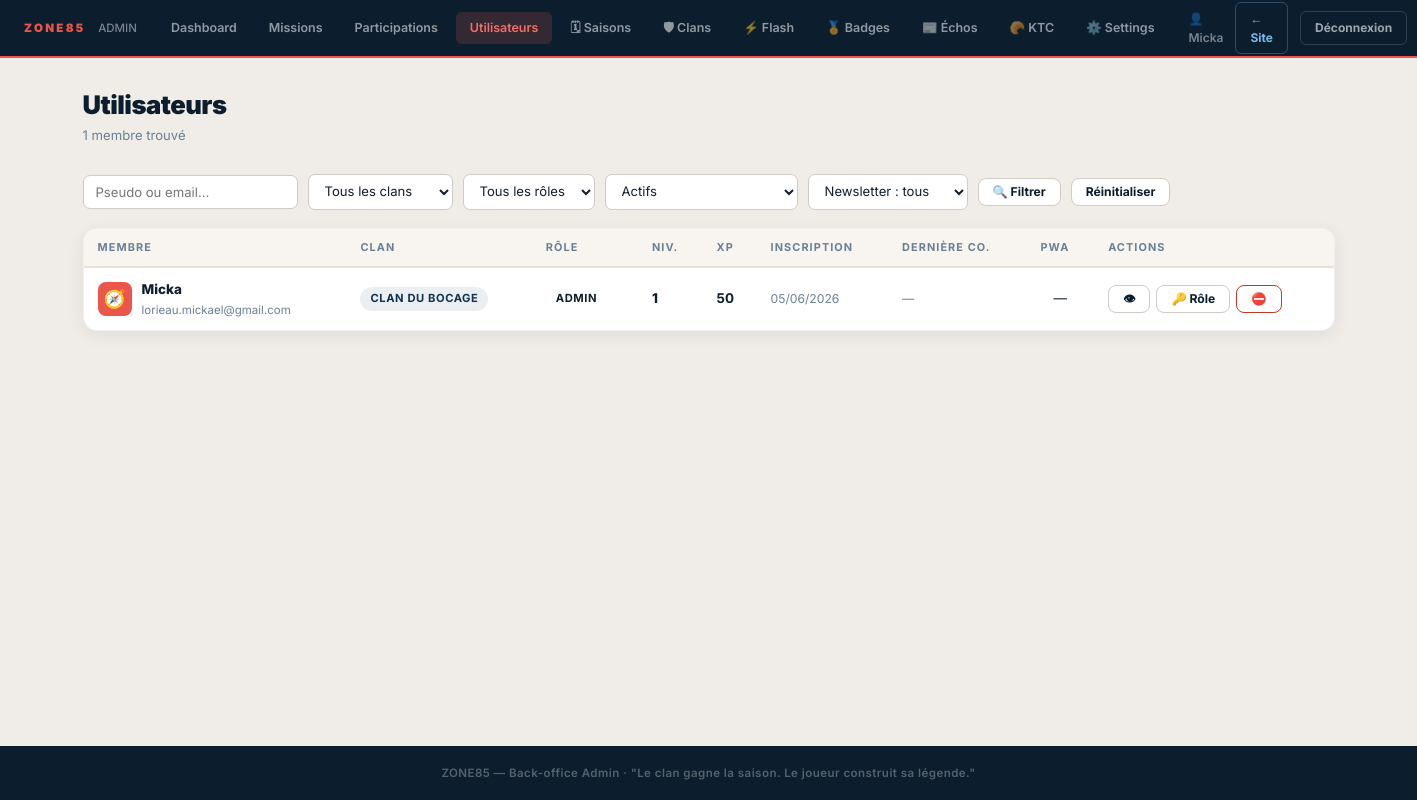
The page /admin/users.php (signed in) on the database its author committed.
### tables this page shows
CREATE TABLE `users` (
  `id`                   int(10) UNSIGNED NOT NULL AUTO_INCREMENT,
  `email`                varchar(180) NOT NULL,
  `email_verified_at`    datetime DEFAULT NULL,
  `email_verify_token`   varchar(64) DEFAULT NULL,
  `password_hash`        varchar(255) NOT NULL DEFAULT '',
  `pseudo`               varchar(50) NOT NULL,
  `first_name`           varchar(100) DEFAULT NULL,
  `last_name`            varchar(100) DEFAULT NULL,
  `clan_id`              int(10) UNSIGNED DEFAULT NULL,
  `avatar_type`          enum('preset','generated','upload') NOT NULL DEFAULT 'preset',
  `avatar_config`        longtext DEFAULT NULL CHECK (json_valid(`avatar_config`)),
  `avatar_file`          varchar(255) DEFAULT NULL,
  `bio`                  text DEFAULT NULL,
  `xp_total`             int(10) UNSIGNED NOT NULL DEFAULT 0,
  `level`                tinyint(3) UNSIGNED NOT NULL DEFAULT 1,
  `newsletter_optin`     tinyint(1) DEFAULT 0,
  `notif_missions`       tinyint(1) NOT NULL DEFAULT 1,
  `notif_saisons`        tinyint(1) NOT NULL DEFAULT 1,
  `notif_clan`           tinyint(1) NOT NULL DEFAULT 1,
  `notif_push`           tinyint(1) NOT NULL DEFAULT 0,
  `digest_hebdo`         tinyint(1) NOT NULL DEFAULT 0,
  `accepted_cgu_at`      datetime DEFAULT NULL,
  `accepted_privacy_at`  datetime DEFAULT NULL,
  `role`                 enum('member','moderator','admin') NOT NULL DEFAULT 'member',
  `status`               enum('active','suspended','deleted') NOT NULL DEFAULT 'active',
  `deleted_at`           datetime DEFAULT NULL,
  `delete_requested_at`  datetime DEFAULT NULL,
  `last_login_at`        datetime DEFAULT NULL,
  `login_count`          int(10) UNSIGNED NOT NULL DEFAULT 0,
  `pwa_installed_at`     datetime DEFAULT NULL,
  `pwa_install_count`    tinyint(3) UNSIGNED NOT NULL DEFAULT 0,
  `created_at`           datetime NOT NULL DEFAULT current_timestamp(),
  `updated_at`           datetime NOT NULL DEFAULT current_timestamp() ON UPDATE current_timestamp(),
  PRIMARY KEY (`id`),
  UNIQUE KEY `uq_users_email` (`email`),
  UNIQUE KEY `uq_users_pseudo` (`pseudo`),
  KEY `fk_users_clan` (`clan_id`),
  KEY `idx_users_role` (`role`),
  KEY `idx_users_deleted` (`deleted_at`),
  KEY `idx_users_login` (`last_login_at`)
);

CREATE TABLE `clans` (
  `id`              int(10) UNSIGNED NOT NULL AUTO_INCREMENT,
  `name`            varchar(100) NOT NULL,
  `slug`            varchar(100) NOT NULL,
  `description`     text DEFAULT NULL,
  `mascot_image`    varchar(255) DEFAULT NULL,
  `color_primary`   varchar(20) DEFAULT '#12314e',
  `color_secondary` varchar(20) DEFAULT '#163756',
  `motto`           varchar(255) DEFAULT NULL,
  `cry`             varchar(255) DEFAULT NULL,
  `is_active`       tinyint(1) DEFAULT 1,
  `created_at`      datetime NOT NULL DEFAULT current_timestamp(),
  `updated_at`      datetime NOT NULL DEFAULT current_timestamp() ON UPDATE current_timestamp(),
  PRIMARY KEY (`id`),
  UNIQUE KEY `uq_clans_slug` (`slug`)
);

### includes/auth.php (called while the page is built, shortened)
<?php
function current_user(): ?array {
    $timeout       = defined('SESSION_TIMEOUT') ? SESSION_TIMEOUT : 3600;
    $last_activity = $_SESSION['last_activity'] ?? time();
    return $_SESSION['user'];
}

### includes/functions.php (called while the page is built, shortened)
<?php
function e(string $str): string {
    return htmlspecialchars($str, ENT_QUOTES, 'UTF-8');
}

### admin/users.php (the view, shortened to what this page needs)
<?php
require_once '../includes/functions.php';
require_once '../includes/auth.php';
$admin_current    = 'users';
$pdo = db();
$f_status     = $_GET['status']     ?? 'active';
$f_search     = trim($_GET['q']     ?? '');
$page         = max(1, (int)($_GET['p'] ?? 1));
$per_page     = 30;
$offset       = ($page - 1) * $per_page;
$users        = [];
$total        = 0;
if ($pdo) {
    try {
        $where  = ['u.deleted_at IS NULL'];
        $params = [];
        if ($f_status && in_array($f_status, ['active','suspended','pending_delete'])) {
            $where[] = 'u.status = :status';
            $params[':status'] = $f_status;
        }
        $where_sql = $where ? ('WHERE ' . implode(' AND ', $where)) : '';
        $cnt = $pdo->prepare("
            SELECT COUNT(*) FROM users u
            LEFT JOIN clans c ON c.id = u.clan_id
            {$where_sql}
        ");
        $cnt->execute($params);
        $total = (int)$cnt->fetchColumn();
        $stmt = $pdo->prepare("
            SELECT u.id, u.pseudo, u.email, u.first_name, u.last_name,
                   u.role, u.status, u.xp_total, u.level,
                   u.newsletter_optin, u.avatar_type, u.avatar_config, u.avatar_file,
                   u.created_at, u.last_login_at, u.pwa_installed_at,
                   u.delete_requested_at,
                   c.name AS clan_name, c.slug AS clan_slug
            FROM users u
            LEFT JOIN clans c ON c.id = u.clan_id
            {$where_sql}
            ORDER BY u.created_at DESC
            LIMIT {$per_page} OFFSET {$offset}
        ");
        $stmt->execute($params);
        $users = $stmt->fetchAll();
    } catch (PDOException $e) {
        error_log('[admin/users] ' . $e->getMessage());
    }
}
require_once '_admin-header.php';
?>
<div class="adm-page-header">
  <div>
    <h1 class="adm-page-title">Utilisateurs</h1>
    <p class="adm-page-sub"><?= number_format($total, 0, ',', ' ') ?> membre<?= $total > 1 ? 's' : '' ?> trouvé<?= $total > 1 ? 's' : '' ?></p>
  </div>
</div>
<form method="GET" action="users.php" class="adm-filters" id="filter-form">
  <input type="text" name="q" value="<?= e($f_search) ?>" placeholder="Pseudo ou email…" style="min-width:180px">
  <select name="clan" onchange="this.form.submit()">
    <option value="">Tous les clans</option>
  </select>
  <select name="role" onchange="this.form.submit()">
    <option value="">Tous les rôles</option>
  </select>
  <select name="status" onchange="this.form.submit()">
    <option value="active"       <?= $f_status === 'active'        ? 'selected' : '' ?>>Actifs</option>
  </select>
  <select name="newsletter" onchange="this.form.submit()">
    <option value="">Newsletter : tous</option>
  </select>
  <button type="submit" class="btn-adm btn-adm-ghost btn-adm-sm">🔍 Filtrer</button>
  <a href="users.php" class="btn-adm btn-adm-ghost btn-adm-sm">Réinitialiser</a>
</form>
<?php if ($users): ?>
<div class="adm-card" style="padding:0;overflow:hidden">
<div class="adm-table-wrap">
<table class="adm-table">
<thead>
<tr>
  <th>Membre</th>
  <th>Clan</th>
  <th>Rôle</th>
  <th>Niv.</th>
  <th>XP</th>
  <th>Inscription</th>
  <th>Dernière co.</th>
  <th>PWA</th>
  <th>Actions</th>
</tr>
</thead>
<tbody>
<?php foreach ($users as $u):
    $u_avatar_url = avatar_url($u);
    $u_emoji = '🧭';
    if ($u['avatar_type'] === 'preset') {
        $cfg = json_decode($u['avatar_config'] ?? '{}', true) ?? [];
        $u_emoji = $cfg['emoji'] ?? '🧭';
    }
?>
<tr>
  <td>
    <div style="display:flex;align-items:center;gap:10px">
      <div style="width:34px;height:34px;border-radius:8px;overflow:hidden;background:var(--primary);
        display:flex;align-items:center;justify-content:center;font-size:1.1rem;flex-shrink:0">
        <?php if (!empty($u_avatar_url)): ?>
          <img src="<?= e($u_avatar_url) ?>" alt="" style="width:100%;height:100%;object-fit:cover">
        <?php else: ?>
          <?= e($u_emoji) ?>
        <?php endif; ?>
      </div>
      <div>
        <div style="font-weight:800;font-size:.84rem;color:#0c1e2e"><?= e($u['pseudo']) ?></div>
        <div style="font-size:.72rem;color:#6b7f96"><?= e($u['email']) ?></div>
      </div>
    </div>
  </td>
  <td>
    <?php if ($u['clan_slug']): ?>
    <span class="adm-badge" style="background:rgba(18,49,78,.08);color:#12314e">
      <?= e($u['clan_name'] ?? $u['clan_slug']) ?>
    </span>
    <?php else: ?><span style="color:#6b7f96;font-size:.78rem">—</span><?php endif; ?>
  </td>
  <td>
    <span class="adm-badge badge-<?= e($u['role']) ?>">
      <?= ['member'=>'Membre','moderator'=>'Modérateur','admin'=>'Admin'][$u['role']] ?? e($u['role']) ?>
    </span>
  </td>
  <td style="font-weight:800;color:#0c1e2e"><?= (int)$u['level'] ?></td>
  <td style="font-size:.84rem;font-weight:700"><?= number_format((int)$u['xp_total'], 0, ',', ' ') ?></td>
  <td style="font-size:.76rem;color:#6b7f96;white-space:nowrap">
    <?= $u['created_at'] ? date('d/m/Y', strtotime($u['created_at'])) : '—' ?>
  </td>
  <td style="font-size:.76rem;color:#6b7f96;white-space:nowrap">
    <?= $u['last_login_at'] ? date('d/m/Y', strtotime($u['last_login_at'])) : '—' ?>
  </td>
  <td style="text-align:center">
    <?= !empty($u['pwa_installed_at']) ? '<span title="PWA installée" style="font-size:1rem">📱</span>' : '—' ?>
  </td>
  <td>
    <div style="display:flex;gap:6px;align-items:center;flex-wrap:wrap">
      <a href="../profil.php?id=<?= (int)$u['id'] ?>" target="_blank"
         class="btn-adm btn-adm-ghost btn-adm-sm" title="Voir profil">👁</a>
      <button class="btn-adm btn-adm-ghost btn-adm-sm"
        onclick="openRoleModal(<?= (int)$u['id'] ?>, '<?= e($u['pseudo']) ?>', '<?= e($u['role']) ?>')"
        title="Changer rôle">🔑 Rôle</button>
      <?php if ($u['status'] === 'active'): ?>
      <form method="POST" action="users.php" style="display:inline" onsubmit="return confirm('Suspendre <?= e(addslashes($u['pseudo'])) ?> ?')">
        <button type="submit" class="btn-adm btn-adm-ghost btn-adm-sm" style="color:#c0392b;border-color:#c0392b"
          title="Suspendre">⛔</button>
      </form>
      <?php endif; ?>
    </div>
  </td>
</tr>
<?php endforeach; ?>
</tbody>
</table>
</div>
</div>
<?php endif; ?>
<?php require_once '_admin-footer.php'; ?>

### admin/_admin-header.php (shortened to what this page needs)
<?php
$_adm_user = current_user();
$_adm_base  = defined('BASE_URL') ? rtrim(BASE_URL, '/') : '';
$_adm_css   = $_adm_base . '/assets/css/zone85.css';
?>
<!DOCTYPE html>
<html lang="fr">
<head>
  <link rel="stylesheet" href="<?= $_adm_css ?>">
</head>
<body>
<div class="adm-wrap">
<header class="adm-topbar">
  <a class="adm-brand" href="index.php">
    Zone85 <span>Admin</span>
  </a>
  <nav class="adm-topnav">
    <a href="dashboard.php"      <?= ($admin_current ?? '') === 'dashboard'     ? 'class="active"' : '' ?>>Dashboard</a>
    <a href="missions.php"       <?= ($admin_current ?? '') === 'missions'      ? 'class="active"' : '' ?>>Missions</a>
    <a href="participations.php" <?= ($admin_current ?? '') === 'participations'? 'class="active"' : '' ?>>Participations</a>
    <a href="users.php"          <?= ($admin_current ?? '') === 'users'         ? 'class="active"' : '' ?>>Utilisateurs</a>
    <a href="seasons.php"        <?= ($admin_current ?? '') === 'seasons'       ? 'class="active"' : '' ?>>🗓 Saisons</a>
    <a href="clans.php"          <?= ($admin_current ?? '') === 'clans'         ? 'class="active"' : '' ?>>🛡 Clans</a>
    <a href="events.php"         <?= ($admin_current ?? '') === 'events'        ? 'class="active"' : '' ?>>⚡ Flash</a>
    <a href="badges.php"         <?= ($admin_current ?? '') === 'badges'        ? 'class="active"' : '' ?>>🏅 Badges</a>
    <a href="echos.php"          <?= ($admin_current ?? '') === 'echos'         ? 'class="active"' : '' ?>>📰 Échos</a>
    <a href="ktc.php"            <?= ($admin_current ?? '') === 'ktc'           ? 'class="active"' : '' ?>>🥐 KTC</a>
    <a href="settings.php"       <?= ($admin_current ?? '') === 'settings'      ? 'class="active"' : '' ?>>⚙️ Settings</a>
  </nav>
  <div class="adm-topright">
    <span class="adm-user-chip">👤 <?= htmlspecialchars($_adm_user['pseudo'] ?? '', ENT_QUOTES, 'UTF-8') ?></span>
    <a href="<?= $_adm_base ?>/index.php" class="adm-link-site" target="_blank">← Site</a>
    <a href="<?= $_adm_base ?>/logout.php" onclick="return confirm('Se déconnecter ?')">Déconnexion</a>
  </div>
</header>
<main class="adm-main">

### assets/css/zone85.css (style rules this page uses)
*,*::before,*::after { box-sizing:border-box;margin:0;padding:0 }
html { scroll-behavior:smooth }
body { font-family:'Inter',sans-serif;background:var(--beige);color:var(--text);line-height:1.6;overflow-x:hidden }
a { color:inherit;text-decoration:none }
:root { --primary: #ea5649; --primary-dark: #c73d31; --primary-light:#f07066; --navy-dark: #12314e; --navy-mid: #163756; --navy-pale: #243d52; --navy-deep: #0c1e2e; --beige: #F5F1ED; --beige-light: #FAF7F4; --beige-dark: #EAE4DC; --white: #FFFFFF; --text: #1a2530; --text-mid: #3d4f5c; --text-muted: #7a8a94; --gold: #C9962A; --green: #2a9d5c; --radius-sm: 5px; --radius: 8px; --radius-lg: 12px; --shadow-sm: 0 1px 3px rgba(0,0,0,.08); --shadow-md: 0 4px 16px rgba(0,0,0,.12); --shadow-lg: 0 8px 32px rgba(0,0,0,.18); }

### admin/_admin-header.php (style rules this page uses)
*, *::before, *::after { box-sizing: border-box; }
html, body { margin: 0; padding: 0; height: 100%; }
body { font-family: 'Inter', sans-serif; background: #f0ece7; color: #0f1e2d; min-height: 100vh; }
.adm-wrap { display: flex; flex-direction: column; min-height: 100vh; }
.adm-topbar { position: sticky; top: 0; z-index: 100; background: #0c1e2e; border-bottom: 2px solid #ea5649; padding: 0 24px; height: 58px; display: flex; align-items: center; gap: 20px; }
.adm-brand { font-size: .72rem; font-weight: 900; letter-spacing: .2em; text-transform: uppercase; color: #ea5649; text-decoration: none; white-space: nowrap; }
.adm-brand span { color: rgba(255,255,255,.45); margin-left: 8px; font-weight: 500; letter-spacing: 0; }
.adm-topnav { display: flex; align-items: center; gap: 4px; flex: 1; }
.adm-topnav a { padding: 6px 14px; border-radius: 6px; font-size: .78rem; font-weight: 600; text-decoration: none; color: rgba(255,255,255,.55); transition: background .15s, color .15s; white-space: nowrap; }
.adm-topnav a.active { background: rgba(234,86,73,.18); color: #f07066; }
.adm-topright { display: flex; align-items: center; gap: 12px; margin-left: auto; }
.adm-topright .adm-user-chip { font-size: .75rem; color: rgba(255,255,255,.45); font-weight: 600; }
.adm-topright a { font-size: .75rem; font-weight: 700; text-decoration: none; padding: 6px 14px; border-radius: 6px; color: rgba(255,255,255,.6); border: 1px solid rgba(255,255,255,.15); transition: background .15s, color .15s; }
.adm-topright .adm-link-site { color: #7ab8e8; border-color: rgba(122,184,232,.3); }
.adm-main { flex: 1; max-width: 1300px; width: 100%; margin: 0 auto; padding: 32px 24px 64px; }
.adm-page-header { display: flex; align-items: flex-start; justify-content: space-between; gap: 16px; margin-bottom: 28px; flex-wrap: wrap; }
.adm-page-title { font-size: 1.6rem; font-weight: 900; color: #0c1e2e; letter-spacing: -.5px; margin: 0; line-height: 1.2; }
.adm-page-sub { font-size: .82rem; color: #6b7f96; margin: 4px 0 0; }
.btn-adm { display: inline-flex; align-items: center; gap: 6px; padding: 10px 20px; border-radius: 8px; font-size: .84rem; font-weight: 700; text-decoration: none; cursor: pointer; border: none; font-family: 'Inter', sans-serif; transition: opacity .15s, transform .1s; white-space: nowrap; line-height: 1; }
.btn-adm-ghost { background: #fff; color: #0c1e2e; border: 1.5px solid #d0cbc5; }
.btn-adm-sm { padding: 7px 14px; font-size: .76rem; }
.adm-card { background: #fff; border-radius: 14px; box-shadow: 0 4px 18px rgba(12,30,46,.07); border: 1px solid rgba(18,49,78,.07); padding: 24px; margin-bottom: 20px; }
.adm-table-wrap { overflow-x: auto; }
table.adm-table { width: 100%; border-collapse: collapse; font-size: .84rem; }
table.adm-table th { background: #f8f4ef; text-align: left; padding: 10px 14px; font-size: .68rem; font-weight: 700; letter-spacing: .1em; text-transform: uppercase; color: #6b7f96; border-bottom: 2px solid #e8e2db; white-space: nowrap; }
table.adm-table td { padding: 11px 14px; border-bottom: 1px solid #f0ece7; vertical-align: middle; color: #0f1e2d; }
table.adm-table tr:last-child td { border-bottom: none; }
.adm-badge { display: inline-block; padding: 3px 10px; border-radius: 999px; font-size: .7rem; font-weight: 700; text-transform: uppercase; letter-spacing: .05em; }
.adm-filters { display: flex; gap: 10px; flex-wrap: wrap; align-items: center; margin-bottom: 18px; }
.adm-filters select, .adm-filters input { padding: 8px 12px; border-radius: 7px; border: 1.5px solid #d0cbc5; font-family: 'Inter', sans-serif; font-size: .82rem; background: #fff; color: #0f1e2d; }

### rows shown on the page
users: pseudo "Micka", avatar_config "🧭", email "lorieau.mickael@gmail.com", clan.name "CLAN DU BOCAGE", role "ADMIN", level "1", xp_total "50", created_at "05/06/2026"

### other values the page prints
$total "1"
